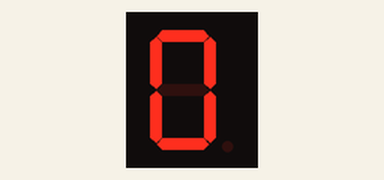
The sketch below on a simulated Arduino Uno, built with avr-gcc and run on an emulated ATmega328P. Shown: 1-digit seven-segment display. Wiring (inferred from the names in the program): 1-digit 7-segment display, segments lit when HIGH: segments pin 7, pin 6, pin 5, pin 11, pin 10, pin 8, pin 9, pin 4. The segment pins are drawn as the display they are named for.

Above: at 0.1 s.
At 1.1 s:
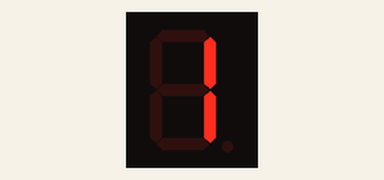
At 2.1 s:
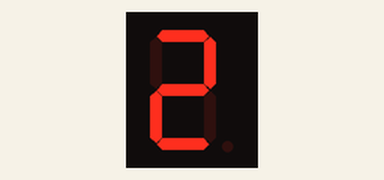
At 5.1 s:
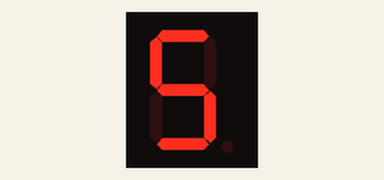
At 7.1 s:
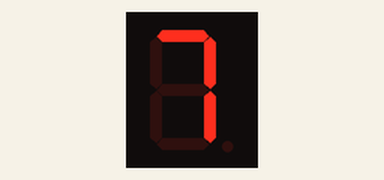
At 10.1 s:
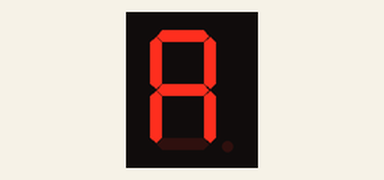

The sketch:

_7_seg.ino
```cpp
const int a = 7;
const int b = 6;
const int c = 5;
const int d = 11;
const int e = 10;
const int f = 8;
const int g = 9;
const int dp  = 4;

void setup() {
  for (int startPin = 4; startPin <= 11; startPin++)
  {
    pinMode(startPin, OUTPUT);
    }
  }

  void loop() {
  digital_0();//diaplay 0 to the 7-segment
  delay(1000);
  digital_1();//diaplay 1 to the 7-segment
  delay(1000);
  digital_2();//diaplay 2 to the 7-segment
  delay(1000);
  digital_3();//diaplay 3 to the 7-segment
  delay(1000);
  digital_4();//diaplay 4 to the 7-segment
  delay(1000);
  digital_5();//diaplay 5 to the 7-segment
  delay(1000);
  digital_6();//diaplay 6 to the 7-segment
  delay(1000);
  digital_7();//diaplay 7 to the 7-segment
  delay(1000);
  digital_8();//diaplay 8 to the 7-segment
  delay(1000);
  digital_9();//diaplay 9 to the 7-segment
  delay(1000);
  digital_A();//diaplay A to the 7-segment
  delay(1000);
}

void digital_0(void) {
  unsigned char j;
  for ( j = 5 ; j <= 11; j++) {
    digitalWrite(g, LOW);
    digitalWrite(j, HIGH);
    digitalWrite(dp, LOW);
  }
}

void digital_1(void) {
  unsigned char j;
  digitalWrite(b, HIGH);
  digitalWrite(c, HIGH);

  for ( j = 7; j <= 11; j++)
  {
    digitalWrite(j, LOW);
  }

  digitalWrite(dp, LOW);
}
void digital_2(void) {
  unsigned char j;
  for ( j = 5 ; j <= 11; j++)
  {
    digitalWrite(j, HIGH);
    digitalWrite(c, LOW);
    digitalWrite(f, LOW);
    digitalWrite(dp, LOW);
  }
}

void digital_3(void) {
  unsigned char j;
  for ( j = 5 ; j <= 11; j++)
  {
    digitalWrite(j, HIGH);
    digitalWrite(e, LOW);
    digitalWrite(f, LOW);
    digitalWrite(dp, LOW);
  }
}

void digital_4(void) {
  unsigned char j;
  for ( j = 5 ; j <= 11; j++)
  {
    digitalWrite(j, HIGH);
    digitalWrite(a, LOW);
    digitalWrite(e, LOW);
    digitalWrite(d, LOW);
    digitalWrite(dp, LOW);
  }
}

void digital_5(void) {
  unsigned char j;
  for ( j = 5 ; j <= 11; j++)
  {
    digitalWrite(j, HIGH);
    digitalWrite(b, LOW);
    digitalWrite(e, LOW);
    digitalWrite(dp, LOW);

  }
}

void digital_6(void) {
  unsigned char j;
  for ( j = 5 ; j <= 11; j++)
  {
    digitalWrite(j, HIGH);
    digitalWrite(a, LOW);
    digitalWrite(b, LOW);
    digitalWrite(dp, LOW);

  }
}

void digital_7(void) {
  unsigned char j;
  digitalWrite(a, HIGH);
  digitalWrite(b, HIGH);
  digitalWrite(c, HIGH);

  for ( j = 8 ; j <= 11; j++)
  {
    digitalWrite(j, LOW);
    digitalWrite(dp, LOW);
  }
}

void digital_8(void) {
  unsigned char j;
  for ( j = 5 ; j <= 11; j++)
  {
    digitalWrite(j, HIGH);
    digitalWrite(dp, LOW);

  }
}

void digital_9(void) {
  unsigned char j;
  for ( j = 5 ; j <= 11; j++)
  {
    digitalWrite(j, HIGH);
    digitalWrite(e, LOW);
    digitalWrite(d, LOW);
    digitalWrite(dp, LOW);
  }
}

void digital_A(void) {
  unsigned char j;
  for ( j = 5 ; j <= 11; j++)
  {
    digitalWrite(j, HIGH);
    digitalWrite(d, LOW);
    digitalWrite(dp, LOW);
  }
}
```

Measured:
- by itself, everything shown: repeats every 11.0 s, in 11 steps
- what the display in image 1 shows lasts 1.0 s, from 1.0 s to 2.0 s
